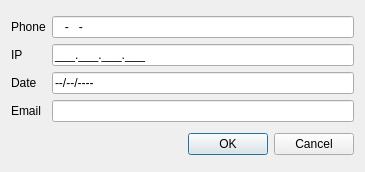
<?xml version="1.0" encoding="UTF-8"?>
<ui version="4.0">
 <class>Dialog</class>
 <widget class="QDialog" name="Dialog">
  <property name="geometry">
   <rect>
    <x>0</x>
    <y>0</y>
    <width>365</width>
    <height>172</height>
   </rect>
  </property>
  <property name="windowTitle">
   <string>Dialog</string>
  </property>
  <layout class="QVBoxLayout" name="verticalLayout">
   <item>
    <layout class="QGridLayout" name="gridLayout">
     <item row="0" column="0">
      <widget class="QLabel" name="label">
       <property name="text">
        <string>Phone</string>
       </property>
      </widget>
     </item>
     <item row="0" column="1">
      <widget class="QLineEdit" name="txtPhone">
       <property name="inputMask">
        <string>000-000-0000</string>
       </property>
      </widget>
     </item>
     <item row="1" column="0">
      <widget class="QLabel" name="label_2">
       <property name="text">
        <string>IP</string>
       </property>
      </widget>
     </item>
     <item row="1" column="1">
      <widget class="QLineEdit" name="txtIP">
       <property name="inputMask">
        <string>000.000.000.000;_</string>
       </property>
      </widget>
     </item>
     <item row="2" column="0">
      <widget class="QLabel" name="label_3">
       <property name="text">
        <string>Date</string>
       </property>
      </widget>
     </item>
     <item row="2" column="1">
      <widget class="QLineEdit" name="txtDate">
       <property name="inputMask">
        <string>00/00/0000;-</string>
       </property>
      </widget>
     </item>
     <item row="3" column="0">
      <widget class="QLabel" name="label_4">
       <property name="text">
        <string>Email</string>
       </property>
      </widget>
     </item>
     <item row="3" column="1">
      <widget class="QLineEdit" name="txtEmail">
       <property name="inputMask">
        <string/>
       </property>
      </widget>
     </item>
    </layout>
   </item>
   <item>
    <widget class="QDialogButtonBox" name="buttonBox">
     <property name="standardButtons">
      <set>QDialogButtonBox::StandardButton::Cancel|QDialogButtonBox::StandardButton::Ok</set>
     </property>
    </widget>
   </item>
  </layout>
 </widget>
 <resources/>
 <connections/>
</ui>
